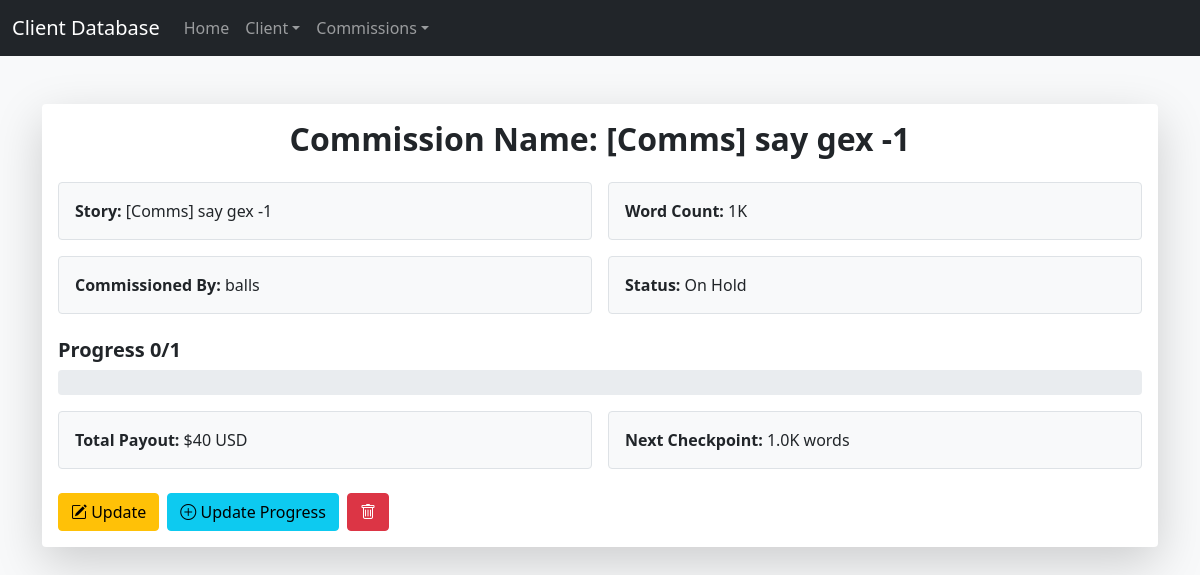
/viewcomms/41/, run on an earlier commit of the app's database.
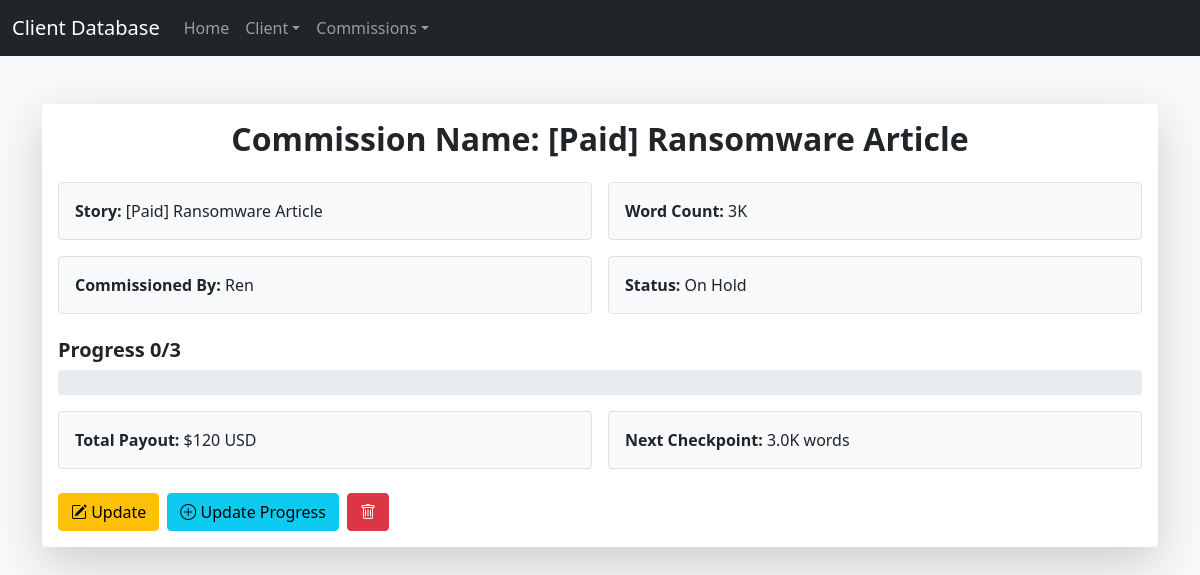
And on a later commit of the database.
### tables this page shows
CREATE TABLE Commission(
    id INTEGER PRIMARY KEY AUTOINCREMENT,
	Story TEXT,
	Word_Count INTEGER DEFAULT 0,
    Client TEXT,
    Status TEXT DEFAULT "Not Started", Progress INTEGER DEFAULT 0,
 
	FOREIGN KEY (Client) REFERENCES Clients (Name) 
			ON DELETE CASCADE ON UPDATE NO ACTION
	
);

### app.py (the view)
@app.route('/viewcomms/<int:id>/')
def comms_invid(id):
    Comms_Info = sqlquery("SELECT * FROM COMMISSION INNER JOIN Clients ON Clients.Name = Commission.Client WHERE Commission.id = ?", (id,))
    Comms_List = [i for i in Comms_Info]
    Client = Clients(Comms_List[0][7], Comms_List[0][8], Comms_List[0][9], Comms_List[0][10], Comms_List[0][11])
    Progress = int(Comms_List[0][5]) / int(Comms_List[0][2]) * 100
    Earnable_Amount = Client.payrate() * Comms_List[0][2]
    Commmsissioned = Commission(Comms_List[0][1], Comms_List[0][2], Comms_List[0][3], Comms_List[0][4], Comms_List[0][5])
    Checkpoint = Commmsissioned.checkpoint()
    return render_template('commsindividual.html', Comms = Comms_List, Pay = Earnable_Amount, Checkpoint = Checkpoint, Progress = Progress)

### Setup.py (called while the page is built)
def sqlquery(query, params=None):
    con = sqlite3.connect('Clients.db')
    cur = con.cursor()
    if params:
        cur.execute(query, params)
    else:
        cur.execute(query)
    if "SELECT" in query.upper():
        res = cur.fetchall()
    else:
        res = None
    con.commit()
    cur.close()
    con.close()
    return res

    def payrate(self):
        Cost_Per_Thousand_Words = 40
        if self.total_commissioned >= 25:
            Cost_Per_Thousand_Words = 25
        elif self.total_commissioned >= 15:
            Cost_Per_Thousand_Words = 35
        patron_prices = {
            25: 25,
            20: 30,
            10: 30,
            6: 35,
            3: 35,
            0: 40
        }
        patron_rate = patron_prices[self.patron]
        return min(patron_rate, Cost_Per_Thousand_Words)

### templates/commsindividual.html (shortened to what this page needs)
{% extends "base.html" %}
{% block content %}
<body class="bg-light">
<div class="container py-5">
    <div class="card shadow-lg border-0">
        <div class="card-body">
            <h2 class="card-title text-center mb-4 fw-bold">Commission Name: {{ Comms[0][1] }}</h2>
            <div class="row g-3 mb-4">
                <div class="col-md-6">
                    <div class="p-3 bg-light rounded border">
                        <strong>Story:</strong> {{ Comms[0][1] }}
                    </div>
                </div>
                <div class="col-md-6">
                    <div class="p-3 bg-light rounded border">
                        <strong>Word Count:</strong> {{ Comms[0][2] }}K
                    </div>
                </div>
                <div class="col-md-6">
                    <div class="p-3 bg-light rounded border">
                        <strong>Commissioned By:</strong> {{ Comms[0][3] }}
                    </div>
                </div>
                <div class="col-md-6">
                    <div class="p-3 bg-light rounded border">
                        <strong>Status:</strong> {{ Comms[0][4] }}
                    </div>
                </div>
            </div>
            <h5 class="fw-bold mb-2">Progress {{ Comms[0][5] }}/{{ Comms[0][2] }}</h5>
            <div class="progress mb-3" style="height: 25px;">
            </div>
            <div class="row g-3 mb-4">
                <div class="col-md-6">
                    <div class="p-3 bg-light rounded border">
                        <strong>Total Payout:</strong> ${{ Pay }} USD
                    </div>
                </div>
                <div class="col-md-6">
                    <div class="p-3 bg-light rounded border">
                        <strong>Next Checkpoint:</strong> {{ Checkpoint }}K words
                    </div>
                </div>
            </div>
            <div class="d-flex gap-2">
                <a href="/updatecomms/{{ Comms[0][0]}}" class="btn btn-warning">
                    <i class="bi bi-pencil-square"></i> Update
                </a>
<form action="{{ url_for('progress', id= Comms[0][0]) }}" method="POST">
    <button type="button" class="btn btn-info" data-bs-toggle="modal" data-bs-target="#progressModal_{{ Comms[0][0] }}">
        <i class="bi bi-plus-circle"></i> Update Progress
    </button>
</form>
                           <form action="{{url_for('comms_delete', id=Comms[0][0])}}" method="POST">
<button type="button" class="btn btn-danger" data-bs-toggle="modal" data-bs-target="#myModal_{{ Comms[0][0]}}">
 <i class="bi bi-trash"></i>
</button>
          </form>
            </div>
        </div>
    </div>
</div>
{% endblock %}

What changed in the data, as far as the page shows it:
changed Commission "On Hold": Story "[Comms] say gex -1" → "[Paid] Ransomware Article"; Word_Count "1" → "3"; Client "balls" → "Ren"
Also different on the page:
{{ Pay }}: "40" → "120"
{{ Checkpoint }}: "1.0" → "3.0"
